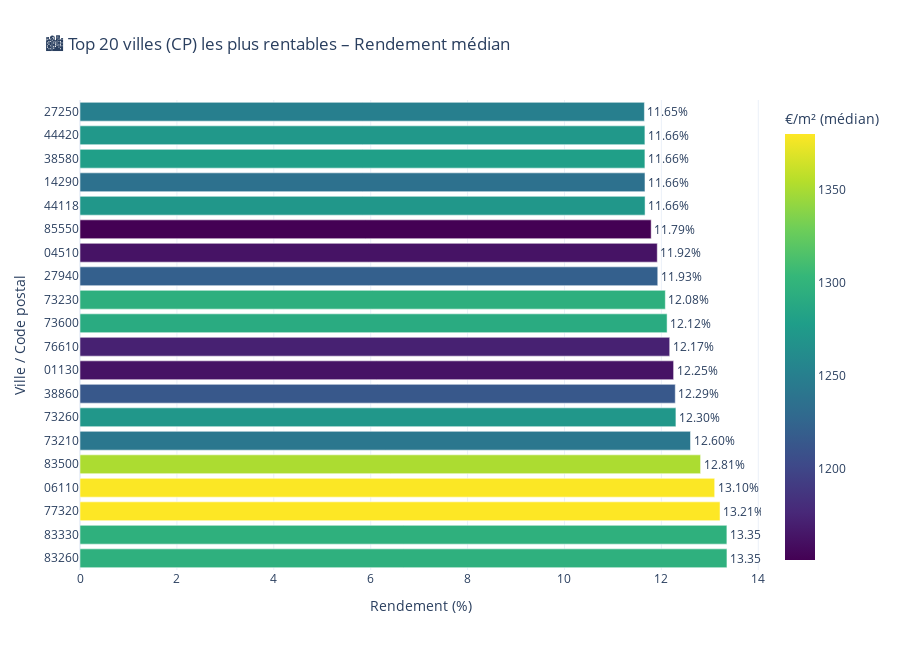

The notebook cell saved with this chart:
### Markdown cell above
###  Top 20 villes (CP) – Rendement médian

### Code cell
top20 = (ville_rend.sort_values("rendement_median", ascending=False)
                   .head(20).reset_index(drop=True))

fig = px.bar(
    top20,
    x="rendement_median",
    y="CodePostal",
    orientation="h",
    color="prix_m2_median",
    color_continuous_scale="Viridis",
    text="rendement_median",
    title="🏙️ Top 20 villes (CP) les plus rentables – Rendement médian",
    labels={"rendement_median":"Rendement brut médian (%)",
            "prix_m2_median":"Prix médian au m² (€)",
            "CodePostal":"Code postal"}
)
fig.update_traces(texttemplate="%{text:.2f}%", textposition="outside")
fig.update_layout(template="plotly_white", xaxis_title="Rendement (%)",
                  yaxis_title="Ville / Code postal", height=650,
                  coloraxis_colorbar_title="€/m² (médian)")
fig.show()

### Figure 1 — Plotly figure (JSON) as saved in the notebook; plotly's stock layout.template omitted (floating-point values rounded to 4 significant figures)
{"data": [{"hovertemplate": "Rendement brut médian (%)=%{text}<br>Code postal=%{y}<br>Prix médian au m² (€)=%{marker.color}<extra></extra>", "legendgroup": "", "marker": {"color": [1296.0, 1297.0, 1380.0, 1379.0, 1351.0, 1242.0, 1272.0, 1214.0, 1163.0, 1172.0, 1291.0, 1295.0, 1221.0, 1163.0, 1151.0, 1272.0, 1236.0, 1279.0, 1272.0, 1250.0], "coloraxis": "coloraxis", "pattern": {"shape": ""}}, "name": "", "orientation": "h", "showlegend": false, "text": [13.35, 13.35, 13.21, 13.1, 12.81, 12.6, 12.3, 12.29, 12.25, 12.17, 12.12, 12.08, 11.93, 11.92, 11.79, 11.66, 11.66, 11.66, 11.66, 11.65], "textposition": "outside", "texttemplate": "%{text:.2f}%", "type": "bar", "x": [13.35, 13.35, 13.21, 13.1, 12.81, 12.6, 12.3, 12.29, 12.25, 12.17, 12.12, 12.08, 11.93, 11.92, 11.79, 11.66, 11.66, 11.66, 11.66, 11.65], "xaxis": "x", "y": ["83260", "83330", "77320", "06110", "83500", "73210", "73260", "38860", "01130", "76610", "73600", "73230", "27940", "04510", "85550", "44118", "14290", "38580", "44420", "27250"], "yaxis": "y"}], "layout": {"barmode": "relative", "coloraxis": {"colorbar": {"title": {"text": "€/m² (médian)"}}, "colorscale": [[0, "#440154"], [0.1111, "#482878"], [0.2222, "#3e4989"], [0.3333, "#31688e"], [0.4444, "#26828e"], [0.5556, "#1f9e89"], [0.6667, "#35b779"], [0.7778, "#6ece58"], [0.8889, "#b5de2b"], [1, "#fde725"]]}, "height": 650, "legend": {"tracegroupgap": 0}, "title": {"text": "🏙️ Top 20 villes (CP) les plus rentables – Rendement médian"}, "xaxis": {"anchor": "y", "domain": [0, 1], "title": {"text": "Rendement (%)"}}, "yaxis": {"anchor": "x", "domain": [0, 1], "title": {"text": "Ville / Code postal"}}}}
